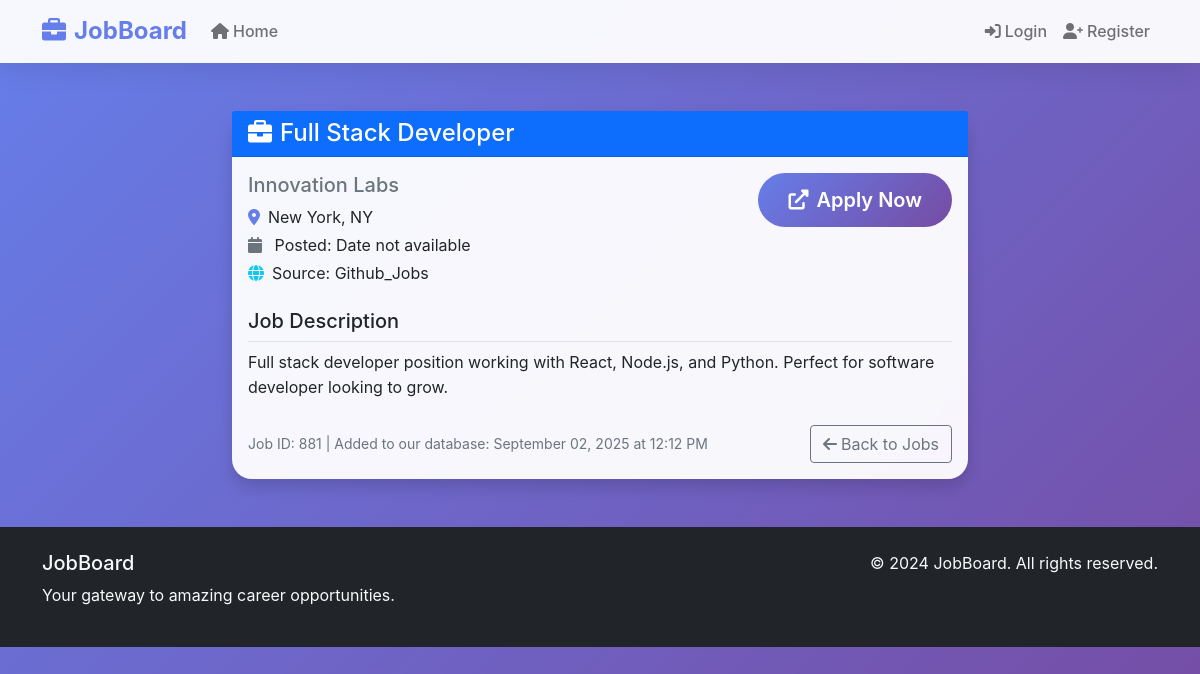
/job/881, run on the app's committed database.
### app/models.py (models this page shows, shortened)
class Job(db.Model):
    id = db.Column(db.Integer, primary_key=True)
    title = db.Column(db.String(200), nullable=False)
    company = db.Column(db.String(100), nullable=False)
    location = db.Column(db.String(100))
    description = db.Column(db.Text)
    url = db.Column(db.String(500), unique=True, nullable=False)
    date_posted = db.Column(db.DateTime)
    created_at = db.Column(db.DateTime, default=datetime.utcnow)
    source = db.Column(db.String(50))  # e.g., 'linkedin', 'indeed'

### app/main/routes.py (the view)
@bp.route('/job/<int:id>')
def job_detail(id):
    job = Job.query.get_or_404(id)
    return render_template('main/job_detail.html', title=job.title, job=job)

### app/templates/main/job_detail.html (shortened to what this page needs)
{% extends "base.html" %}
{% block content %}
<div class="container mt-5">
    <div class="row">
        <div class="col-lg-8 mx-auto">
            <div class="card shadow animate__animated animate__fadeInUp">
                <div class="card-header bg-primary text-white">
                    <h4 class="mb-0"><i class="fas fa-briefcase me-2"></i>{{ job.title }}</h4>
                </div>
                <div class="card-body">
                    <div class="row mb-4">
                        <div class="col-md-6">
                            <h5 class="text-muted">{{ job.company }}</h5>
                            <p class="mb-1">
                                <i class="fas fa-map-marker-alt text-primary me-2"></i>{{ job.location or 'Location not specified' }}
                            </p>
                            <p class="mb-1">
                                <i class="fas fa-calendar text-secondary me-2"></i>
                                Posted: {{ job.date_posted.strftime('%B %d, %Y') if job.date_posted else 'Date not available' }}
                            </p>
                            <p class="mb-0">
                                <i class="fas fa-globe text-info me-2"></i>Source: {{ job.source.title() }}
                            </p>
                        </div>
                        <div class="col-md-6 text-md-end">
                            <a href="{{ job.url }}" target="_blank" class="btn btn-primary btn-lg">
                                <i class="fas fa-external-link-alt me-2"></i>Apply Now
                            </a>
                        </div>
                    </div>
                    <div class="mb-4">
                        <h5 class="border-bottom pb-2">Job Description</h5>
                        <div class="job-description">
                            {% if job.description %}
                            {{ job.description | safe }}
                            {% else %}
                            <p class="text-muted">No description available.</p>
                            {% endif %}
                        </div>
                    </div>
                    <div class="d-flex justify-content-between align-items-center">
                        <small class="text-muted">
                            Job ID: {{ job.id }} | Added to our database: {{ job.created_at.strftime('%B %d, %Y at %I:%M %p') }}
                        </small>
                        <a href="{{ url_for('main.index') }}" class="btn btn-outline-secondary">
                            <i class="fas fa-arrow-left me-1"></i>Back to Jobs
                        </a>
                    </div>
                </div>
            </div>
        </div>
    </div>
</div>
{% endblock %}

### app/templates/base.html (style rules this page uses)
:root { --primary-gradient: linear-gradient(135deg, #667eea 0%, #764ba2 100%); --secondary-gradient: linear-gradient(135deg, #f093fb 0%, #f5576c 100%); --success-gradient: linear-gradient(135deg, #4facfe 0%, #00f2fe 100%); --warning-gradient: linear-gradient(135deg, #43e97b 0%, #38f9d7 100%); }
body { background: var(--primary-gradient); min-height: 100vh; font-family: 'Inter', -apple-system, BlinkMacSystemFont, sans-serif; }
.card { border: none; border-radius: 20px; box-shadow: 0 15px 35px rgba(0,0,0,0.1); transition: all 0.4s cubic-bezier(0.175, 0.885, 0.32, 1.275); backdrop-filter: blur(10px); background: rgba(255, 255, 255, 0.95); }
.btn-primary { background: var(--primary-gradient); border: none; border-radius: 50px; padding: 12px 30px; font-weight: 600; transition: all 0.3s ease; position: relative; overflow: hidden; }
.btn-primary::before { content: ''; position: absolute; top: 0; left: -100%; width: 100%; height: 100%; background: linear-gradient(90deg, transparent, rgba(255,255,255,0.2), transparent); transition: left 0.5s; }
.text-primary { color: #667eea !important; }

### app/templates/main/job_detail.html (style rules this page uses)
.job-description { line-height: 1.6; }

### data on the page
Job: title "Full Stack Developer", company "Innovation Labs", location "New York, NY", date_posted "Date not available", source "Github_Jobs", description "Full stack developer position working with React, Node.js, and Python. Perfect for software developer looking to grow.", id "881", created_at "September 02, 2025 at 12:12 PM"
